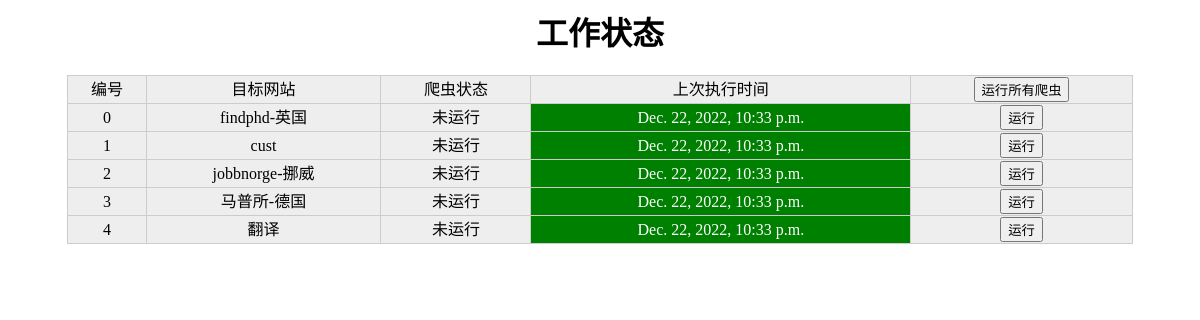
Page /spider/ (signed in) on the committed database.
### spider/models.py (models this page shows)
class Mission(models.Model):
    title = models.CharField(max_length=20)
    class Status(models.TextChoices):
        NR = 'NR', _('NotRunning')
        R = 'R', _('Running')
        ER = 'ER', _('Error')
    status = models.CharField(
        max_length=2,
        choices=Status.choices,
        default=Status.NR,
    )
    last_time = models.DateTimeField(auto_now=True)

### spider/views.py (the view)
# urls.py: path('', getmission),
@login_required(login_url='/admin/login')
def getmission(request):
    data = []
    for index, item in enumerate(spiders_list):
        missionDb = Mission.objects.get(title=item.__name__)
        data.append({
            'id':index,
            'title':item.__name__,
            'status':missionDb.status,
            'last_time':missionDb.last_time,
            'is_today': missionDb.last_time.replace(tzinfo=pytz.timezone('PRC')).day == datetime.today().replace(tzinfo=pytz.timezone('PRC')).day
        })
    context = {'data':data,'maxnum':len(spiders_list)+1}
    return render(request, 'spider/mission.html', context)

### spider/templates/spider/mission.html (shortened to what this page needs)
{% load static %}
<h1 style="text-align: center;">工作状态</h1>
<table>
<tr>
    <th>编号</th>
    <th>目标网站</th>
    <th>爬虫状态</th>
    <th>上次执行时间</th>
    <th><input type="button" value="运行所有爬虫" onclick="doPost('/spider/exec/{{maxnum}}')" /></th>
</tr>
<div id='dl'>
{% for i in data %}
<tr>
    <th>{{ i.id }}</th>
    <th>{{ i.title }}</th>
    {% if i.status == 'NR' %}
    <th>未运行</th>
    {% endif %}
    {% if i.is_today == True %}
    <th style="color:white;background:green">{{ i.last_time }}</th>
    {% else %}
    <th>{{ i.last_time }} - <a style="color:red">need update</a></th>
    {% endif %}
    <th><input type="button" value="运行" onclick="doPost('/spider/exec/{{i.id}}')" /></th>
</tr>
{% endfor %}
</div>

### spider/templates/spider/mission.html (style rules this page uses)
table { width: 90%; background: #ccc; margin: 10px auto; border-collapse: collapse; }
th,td { height: 25px; line-height: 25px; text-align: center; border: 1px solid #ccc; }
th { background: #eee; font-weight: normal; }
tr { background: #fff; }

### rows in the picture
Mission: id "0", title "findphd-英国", status "未运行", last_time "Dec. 22, 2022, 10:33 p.m."
Mission: id "1", title "cust", status "未运行", last_time "Dec. 22, 2022, 10:33 p.m."
Mission: id "2", title "jobbnorge-挪威", status "未运行", last_time "Dec. 22, 2022, 10:33 p.m."
Mission: id "3", title "马普所-德国", status "未运行", last_time "Dec. 22, 2022, 10:33 p.m."
Mission: last_time "Dec. 22, 2022, 10:33 p.m."

### other values in the picture
{{ i.id }} "4"
{{ i.title }} "翻译"
